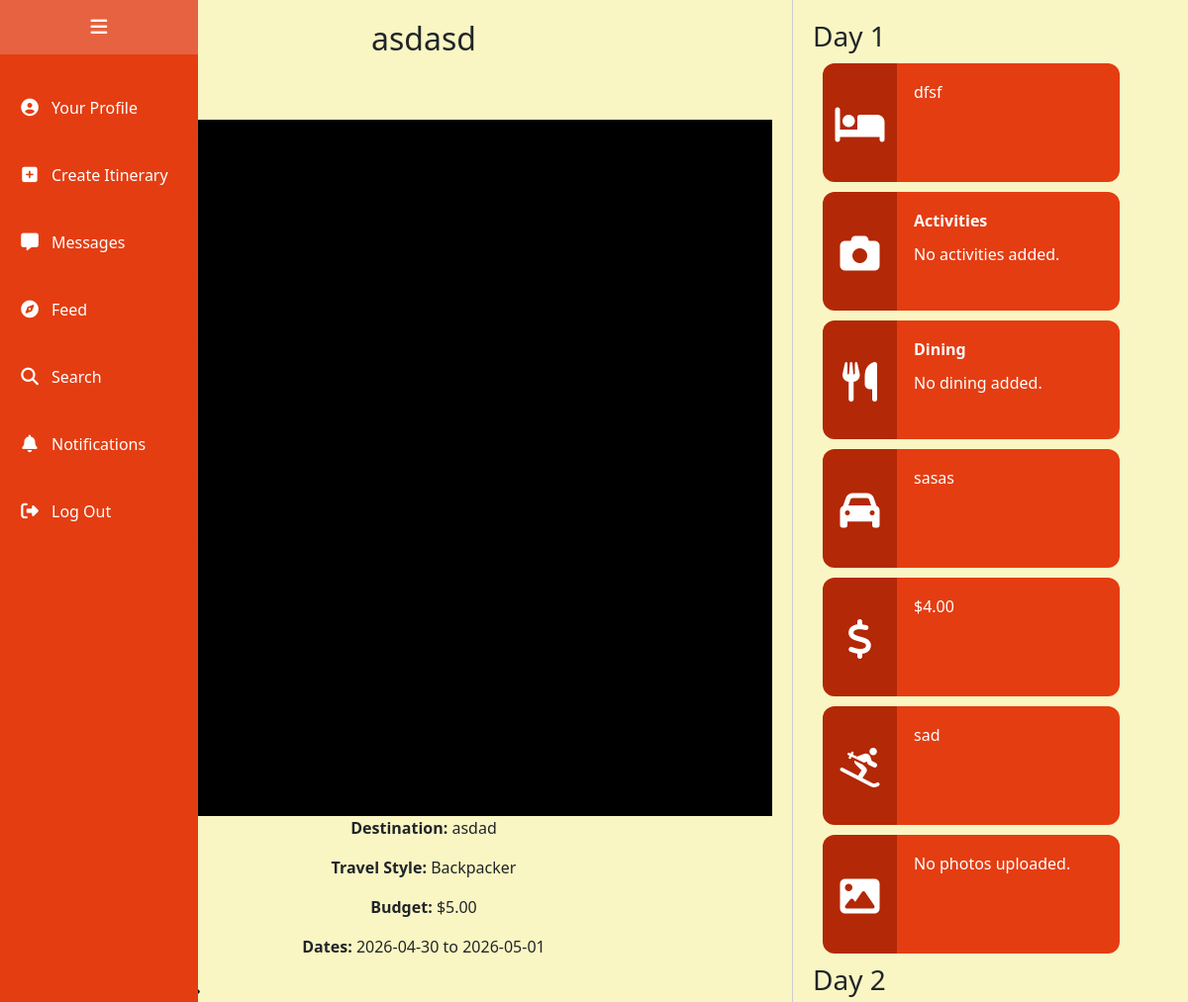
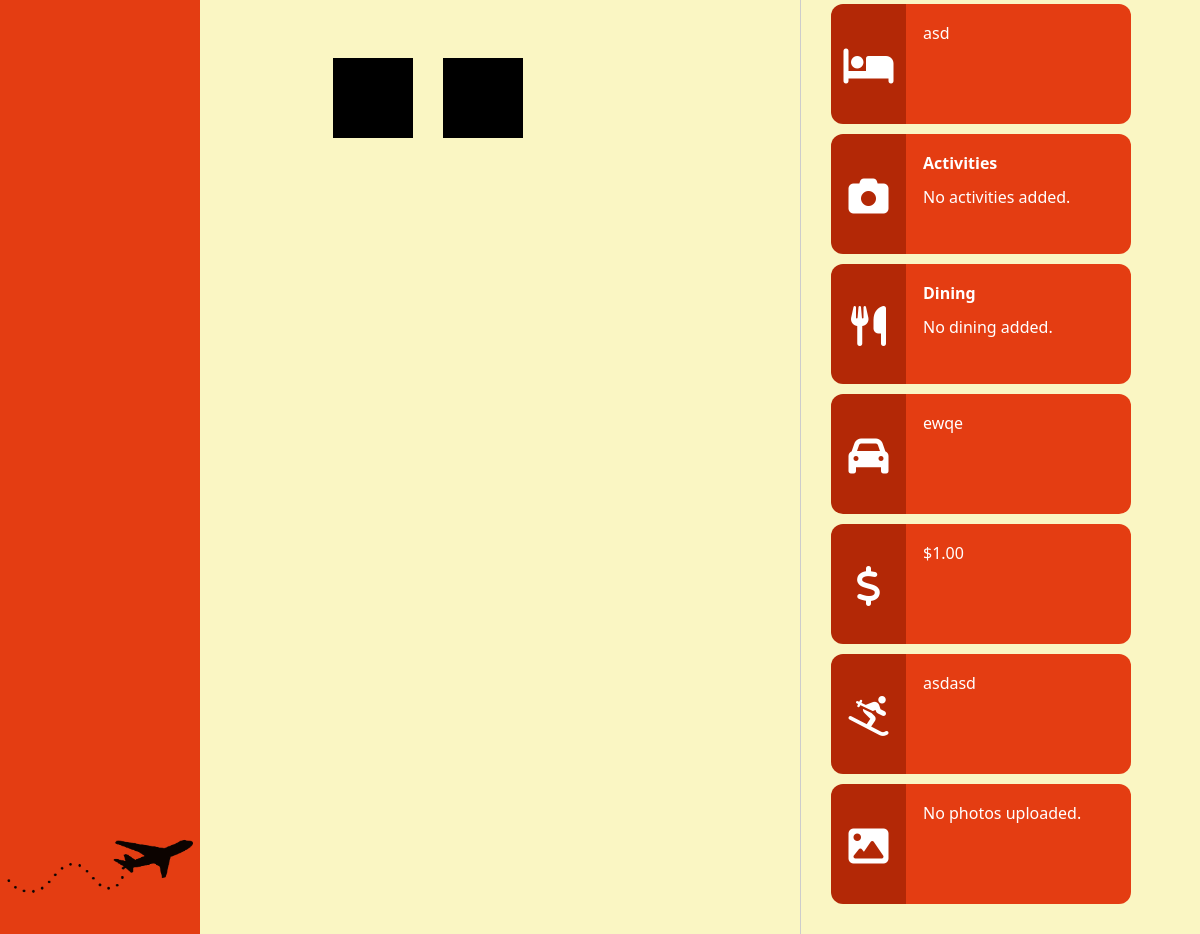
Screenshot of /itinerary/1 (signed in) with the database file from the repository (2 pictures, top to bottom).
### app.py (models this page shows)
class Itinerary(db.Model):
    id = db.Column(db.Integer, primary_key=True)
    title = db.Column(db.String(120), nullable=False)
    user_id = db.Column(db.Integer, db.ForeignKey('user.id'), nullable=False)
    user = db.relationship('User')
    destination = db.Column(db.String(120), nullable=False)
    travel_style = db.Column(db.String(50), nullable=True)
    budget = db.Column(db.Float, nullable=True)
    start_date = db.Column(db.Date, nullable=False)
    end_date = db.Column(db.Date, nullable=False)
    created_at = db.Column(db.DateTime, server_default=db.func.now())
    days = db.relationship(
        'ItineraryDay',
        backref='itinerary',
        cascade='all, delete-orphan',
        lazy=True
    )

class ItineraryDay(db.Model):
    id = db.Column(db.Integer, primary_key=True)
    itinerary_id = db.Column(db.Integer, db.ForeignKey('itinerary.id'), nullable=False)
    day_number = db.Column(db.Integer, nullable=False)
    total_cost = db.Column(db.Float, nullable=True)
    rented_items = db.Column(db.String(255), nullable=True)
    transport_taken = db.Column(db.Text, nullable=True)
    accommodation = db.Column(db.String(255), nullable=True)
    caption = db.Column(db.Text, nullable=True)
    activity_details = db.Column(db.Text, nullable=True)
    dining_details = db.Column(db.Text, nullable=True)
    photos = db.relationship(
        'ItineraryPhoto',
        backref='day',
        cascade='all, delete-orphan',
        lazy=True
    )

### app.py (the view)
@app.route('/itinerary/<int:itinerary_id>')
def itinerary_display(itinerary_id):
    user_id = session.get("user_id")
    itinerary = Itinerary.query.get_or_404(itinerary_id)
    like_count = Like.query.filter_by(itinerary_id=itinerary_id).count()
    user_liked = False
    user_saved = False
    is_owner = False
    if user_id:
        user_liked = Like.query.filter_by(
            user_id=user_id, itinerary_id=itinerary_id
        ).first() is not None
        user_saved = SavedItinerary.query.filter_by(
            user_id=user_id, itinerary_id=itinerary_id
        ).first() is not None
        is_owner = (user_id == itinerary.user_id)
    return render_template(
        'itinerary-display.html',
        itinerary=itinerary,
        like_count=like_count,
        user_liked=user_liked,
        user_saved=user_saved,
        is_owner=is_owner,
    )

### app.py (called while the page is built)
@app.template_filter('from_json')
def from_json_filter(value):
    if not value:
        return []
    try:
        return json.loads(value)
    except Exception:
        return []

### templates/itinerary-display.html (shortened to what this page needs)
<!DOCTYPE html>
<html>
<head>
    <link rel="stylesheet" href="https://cdnjs.cloudflare.com/ajax/libs/font-awesome/6.5.0/css/all.min.css">
    <link rel="stylesheet" href="../static/styles.css">
    <link rel="stylesheet" href="https://cdnjs.cloudflare.com/ajax/libs/bootstrap/5.3.2/css/bootstrap.min.css">
</head>
<body>
    {% include 'navbar.html' %}
    <div class="page-wrapper">
        <div class="middle-column">
            <h2>{{ itinerary.title }}</h2>
            <div class="creator-section">
                <p>@{{ itinerary.user.username }}</p>
            </div>
            <div class="main-image">
            </div>
            <div class="trip-summary">
                <p><strong>Destination:</strong> {{ itinerary.destination }}</p>
                <p><strong>Travel Style:</strong> {{ itinerary.travel_style or 'Not specified' }}</p>
                <p><strong>Budget:</strong>
                    {% if itinerary.budget is not none %}
                        ${{ "%.2f"|format(itinerary.budget) }}
                    {% else %}
                        Not specified
                    {% endif %}
                </p>
                <p><strong>Dates:</strong> {{ itinerary.start_date }} to {{ itinerary.end_date }}</p>
            </div>
            <div class="action-buttons">
                <div class="like-group">
                    <button
                        id="likeButton"
                        class="like-button {% if user_liked %}liked{% endif %}"
                        type="button"
                        data-itinerary-id="{{ itinerary.id }}"
                    >
                    </button>
                    <span id="likeCount">
                    </span>
                </div>
                <button
                    id="saveButton"
                    class="save-button {% if user_saved %}saved{% endif %}"
                    type="button"
                    data-itinerary-id="{{ itinerary.id }}"
                >
                </button>
                <button
                    id="shareButton"
                    class="share-button"
                    type="button"
                    data-itinerary-id="{{ itinerary_id }}"
                    data-itinerary-title="Itinerary Title"
                >
                </button>
            </div>
            <div class="day-thumbnails">
                {% for day in itinerary.days %}
                    <div class="day-card">
                    </div>
                {% endfor %}
            </div>
    </div>
   <div class="right-column">
        {% for day in itinerary.days %}
            <h3>Day {{ day.day_number }}</h3>
            <div class="itinerary-detail-box">
                <div class="detail-icon-panel">
                    <i class="fa-solid fa-bed"></i>
                </div>
                <div class="detail-content">
                    <p>{{ day.accommodation or 'No accommodation added.' }}</p>
                </div>
            </div>
            <div class="itinerary-detail-box">
                <div class="detail-icon-panel">
                    <i class="fa-solid fa-camera"></i>
                </div>
                <div class="detail-content">
                    <p><strong>Activities</strong></p>
                    {% set activities = day.activity_details | from_json %}
                    {% if activities %}
                        {% for activity in activities %}
                            <p><strong>{{ activity.title }}</strong></p>
                            <p>{{ activity.text }}</p>
                        {% endfor %}
                    {% else %}
                        <p>No activities added.</p>
                    {% endif %}
                </div>
            </div>
            <div class="itinerary-detail-box">
                <div class="detail-icon-panel">
                    <i class="fa-solid fa-utensils"></i>
                </div>
                <div class="detail-content">
                    <p><strong>Dining</strong></p>
                    {% set dining = day.dining_details | from_json %}
                    {% if dining %}
                        {% for meal in dining %}
                            <p><strong>{{ meal.title }}</strong></p>
                            <p>{{ meal.text }}</p>
                        {% endfor %}
                    {% else %}
                        <p>No dining added.</p>
                    {% endif %}
                </div>
            </div>
            <div class="itinerary-detail-box">
                <div class="detail-icon-panel">
                    <i class="fa-solid fa-car"></i>
                </div>
                <div class="detail-content">
                    <p>{{ day.transport_taken or 'No transport added.' }}</p>
                </div>
            </div>
            <div class="itinerary-detail-box">
                <div class="detail-icon-panel">
                    <i class="fa-solid fa-dollar-sign"></i>
                </div>
                <div class="detail-content">
                    <p>
                        {% if day.total_cost is not none %}
                            ${{ "%.2f"|format(day.total_cost) }}
                        {% else %}
                            No cost added.
                        {% endif %}
                    </p>
                </div>
            </div>
            <div class="itinerary-detail-box">
                <div class="detail-icon-panel">
                    <i class="fa-solid fa-person-skiing"></i>
                </div>
                <div class="detail-content">
                    <p>{{ day.rented_items or 'No rented items added.' }}</p>
                </div>
            </div>
            <div class="itinerary-detail-box">
                <div class="detail-icon-panel">
                    <i class="fa-solid fa-image"></i>
                </div>
                <div class="detail-content">
                    {% if day.photos %}
                        {% for photo in day.photos %}
                            <img
                                src="{{ url_for('static', filename='uploads/' + photo.filename) }}"
                                alt="Day {{ day.day_number }} photo"
                                style="width: 100%; max-width: 250px; margin-bottom: 10px; display: block;"
                            >
                        {% endfor %}
                    {% else %}
                        <p>No photos uploaded.</p>
                    {% endif %}
                    <p>{{ day.caption or '' }}</p>
                </div>
            </div>
        {% endfor %}
    </div>
</div>
</body>
</html>

### static/styles.css (style rules this page uses)
body { font-family: Helvetica, Arial, sans-serif; background-color: #faf6c3 !important; color: black; text-align: center; margin: 0; padding: 0; }
h2 { font-size: x-large; color: #a6643c; }
.action-buttons { display: flex; align-items: flex-start; gap: 20px; justify-content: flex-start; margin: 15px 0; text-align: left; }
.share-button { background: none; border: none; cursor: pointer; font-size: 24px; color: black; padding: 4px; transition: transform 0.1s ease, font-size 0.1s ease; }
.like-group { display: flex; flex-direction: column; align-items: center; }
.like-button, .save-button { background: none; border: none; cursor: pointer; font-size: 28px; color: #222; padding: 0; transition: 0.2s; }
.like-button.liked, .save-button.saved { color: #e43d12; }
#likeCount { font-size: 13px; margin-top: 4px; font-weight: bold; }
.day-thumbnails { display: flex; justify-content: center; gap: 30px; margin-top: 20px; }
.day-card { width: 80px; aspect-ratio: 1 / 1; background-color: black; position: relative; }
.main-image { width: 100%; aspect-ratio: 1 / 1; background-color: black; position: center; }
.creator-section { display: flex; align-items: center; gap: 10px; margin-bottom: 15px; }
.creator-section p { margin: 0; font-weight: bold; color: #333; }
.page-wrapper { margin-left: 56px; display: flex; height: 100vh; overflow: hidden; }
.middle-column { flex: 1; overflow-y: auto; padding: 20px; text-align: center; background-color: #faf6c3; }
.right-column { width: 400px; overflow-y: auto; padding: 20px 0 20px 20px; border-left: 1px solid #ccc; align-items: center; background-color: #faf6c3; }
.itinerary-detail-box { display: flex; flex-direction: row; align-items: stretch; position: relative; margin: 10px; width: 300px; min-height: 120px; border-radius: 12px; overflow: hidden; cursor: pointer; transition: filter 0.2s ease; }
.itinerary-detail-box p { margin: 0; text-align: justify; padding: 5px; }
.itinerary-detail-box i { font-size: 50px; flex-shrink: 0; margin-top: 4px; padding: 7px; }
.detail-icon-panel { background-color: #b32806; width: 25%; display: flex; align-items: center; justify-content: center; flex-shrink: 0; }
.detail-icon-panel i { font-size: 40px; color: white; }
.detail-content { background-color: #e43d12; flex: 1; padding: 12px; color: white; position: relative; }

### rows the page displays
Itinerary: title "asdasd", destination "asdad", travel_style "Backpacker", budget "5.00", start_date "2026-04-30", end_date "2026-05-01"
ItineraryDay: day_number "1", accommodation "dfsf", transport_taken "sasas", total_cost "4.00", rented_items "sad"
ItineraryDay: day_number "2", accommodation "asd", transport_taken "ewqe", total_cost "1.00", rented_items "asdasd"
